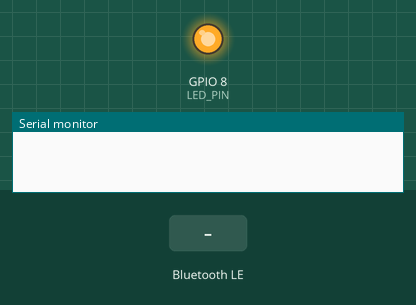
This program was run on a simulated ESP32-C3. Shown: output pins drawn as LEDs (lit = HIGH), the last lines printed to the serial monitor. The inputs (shaded band) are chosen by the test bench. Nothing arrives over Bluetooth unless stated; a phone connects over Bluetooth LE 3 s after start.

Above: at 1.2 s.
1.3 s: Bluetooth LE write "ON" received
At 2.5 s:
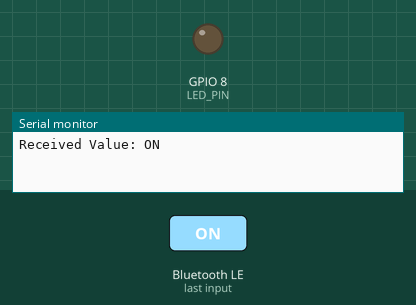
2.8 s: Bluetooth LE write "OFF" received
At 3.7 s:
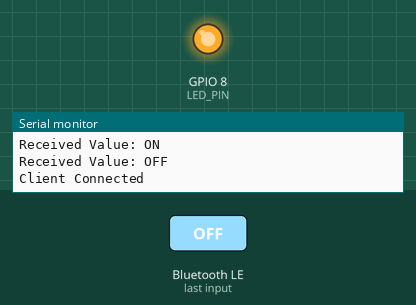
Timing chart, 0 to 5.8 s (numbered marks = the images above; inputs shaded):
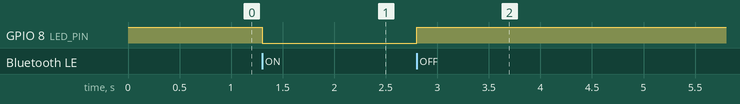

Measured:
- after the input at 1.3 s, GPIO 8 (LED_PIN): HIGH → LOW at once
- after the input at 2.8 s, GPIO 8 (LED_PIN): LOW → HIGH at once

The program:

main.cpp
```cpp
#include "NimBLEDevice.h"
#include "esp32-hal-gpio.h"
#include <Arduino.h>

#define LED_PIN 8

class MyFirstServerCallback : public NimBLEServerCallbacks {

  void onConnect(NimBLEServer *pServer) {
    Serial.println("Client Connected");

    pServer->startAdvertising();
  }

  void onDisconnect(NimBLEServer *pServer) {
    Serial.println("Client Disconnected");

    pServer->startAdvertising();
  }
};

class MyFirstCharacteristicCallback : public NimBLECharacteristicCallbacks {

  void onWrite(NimBLECharacteristic *pCharacteristic) {
    std::string value = pCharacteristic->getValue();

    Serial.print("Received Value: ");
    Serial.println(value.c_str());

    if (value == "ON") {
      digitalWrite(LED_PIN, LOW);
    } else if (value == "OFF") {
      digitalWrite(LED_PIN, HIGH);
    } else {
      Serial.println("Unknown Value Received");
      std::string state = (digitalRead(LED_PIN) == LOW) ? "ON" : "OFF";
      pCharacteristic->setValue(state);
    }
  }

  void onRead(NimBLECharacteristic *pCharacteristic) {
    Serial.println("Client Read Characteristic");
  }
};

void setup(void) {

  Serial.begin(115200);

  pinMode(LED_PIN, OUTPUT);
  digitalWrite(LED_PIN, HIGH);

  NimBLEDevice::init("HelloNimBLE");

  NimBLEServer *pServer = NimBLEDevice::createServer();
  pServer->setCallbacks(new MyFirstServerCallback);

  NimBLEService *pService =
      pServer->createService("93c07c1f-922c-437d-9d80-0449e6c4ae53");
  NimBLECharacteristic *pCharacteristic = pService->createCharacteristic(
      "f5580f27-af8f-4796-b4ed-47600d173ce9",
      NIMBLE_PROPERTY::READ | NIMBLE_PROPERTY::WRITE);
  pCharacteristic->setCallbacks(new MyFirstCharacteristicCallback());

  pService->start();
  pCharacteristic->setValue("OFF");

  NimBLEAdvertising *pAdvertising = NimBLEDevice::getAdvertising();
  pAdvertising->addServiceUUID("6de1445f-9e7c-494f-944b-1a2259c0fc3b");
  pAdvertising->start();
}

void loop() {}
```
